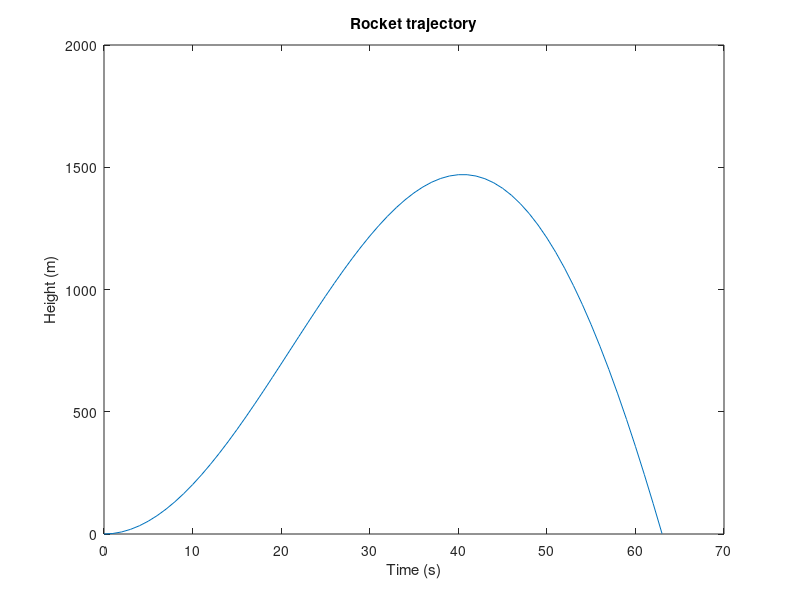

The MATLAB source for this figure:
clear;
% set t to be 1 second accuracy
t = 0:1:100;
H = 2.13.*(t.^2) - 0.0013.*(t.^4)+0.000034.*(t.^4.751);

% find the time reaches to maximum
[maxHeight,t_maxHeight] = max(H(:));

% compute for landing time
% flip all negative values
H2 = abs(H);
[B,I] = sort(H2);
size = numel(I);
i = 1;
while i<=size
    if I(i) >= t_maxHeight
       landingtime = I(i);
       break;
    end
    i = i+1;
end

message1 = ['Rocket reaches to maximum height at :', num2str(t_maxHeight), ' seconds.'];
disp(message1);
message2 = ['Rocket falls to ground at:', num2str(landingtime), ' seconds.'];
disp(message2);

% plotting
trajectory = H(1:landingtime);
t_new = t(1:landingtime);
plot(t_new, trajectory)
title('Rocket trajectory')
xlabel('Time (s)')
ylabel('Height (m)')

